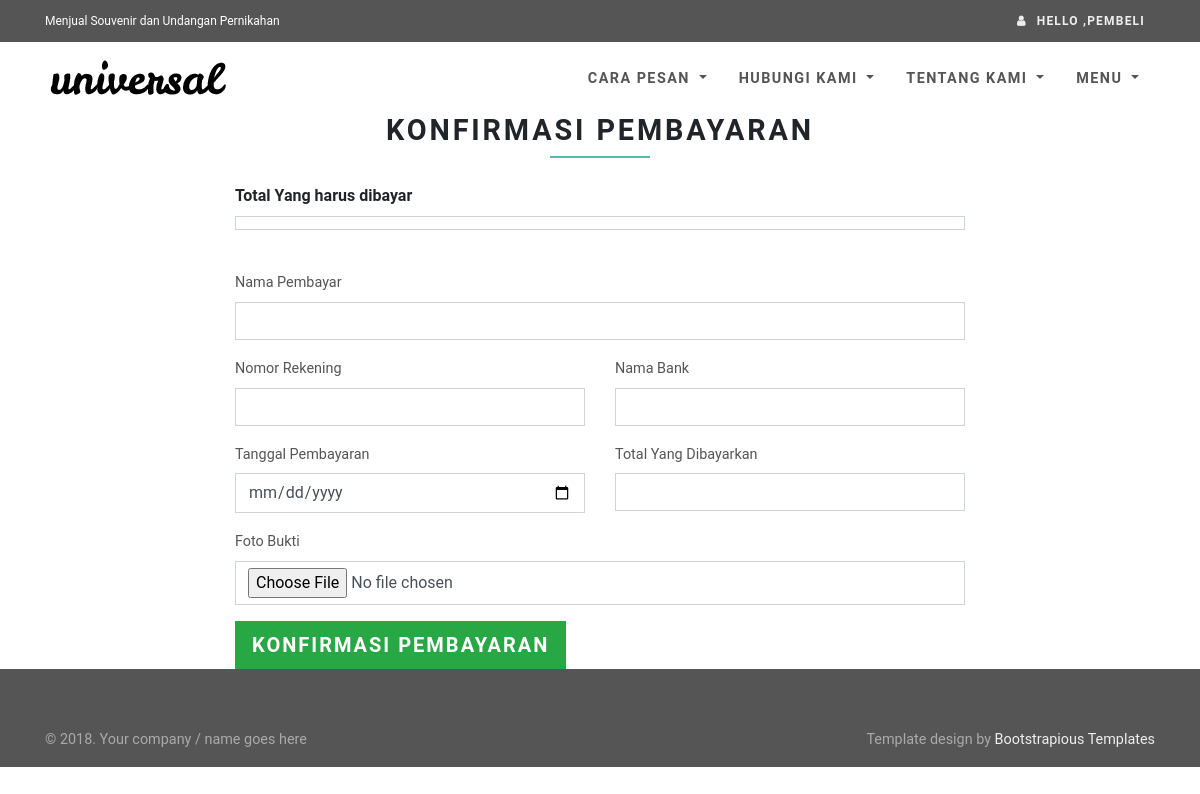
The page /konfirmasi-pembayaran.php (signed in) on the database as committed earlier.
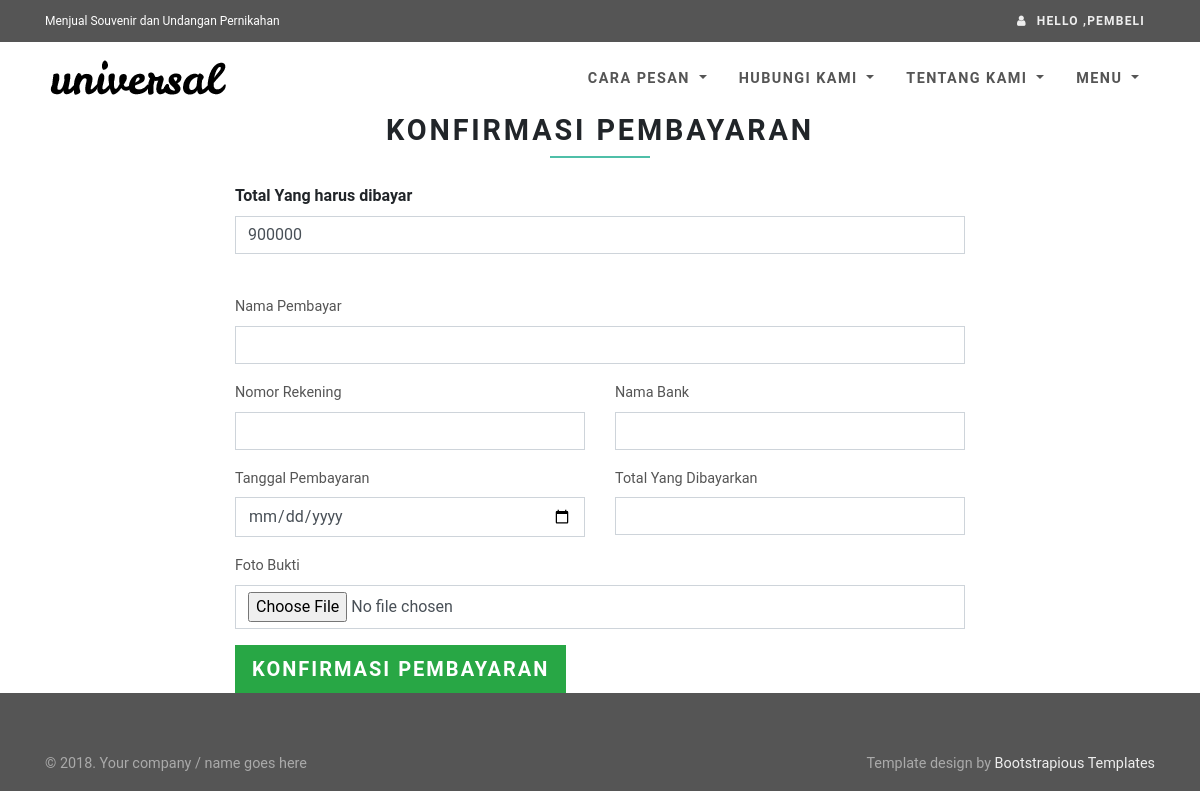
The same page on the database as committed later.
### tables this page shows
CREATE TABLE `tbl_pemesanan` (
  `id_pemesanan` varchar(100) NOT NULL,
  `nama_pemesan` varchar(200) NOT NULL,
  `alamat_pemesan` varchar(255) NOT NULL,
  `no_telp` varchar(14) NOT NULL,
  `id_user` int(11) NOT NULL,
  `total_harga` int(11) NOT NULL,
  `jumlah_pesan` int(11) NOT NULL,
  `id_produk` int(11) NOT NULL,
  `tgl_pesan` timestamp NOT NULL DEFAULT CURRENT_TIMESTAMP ON UPDATE CURRENT_TIMESTAMP,
  PRIMARY KEY (`id_pemesanan`)
);

### db.php (called while the page is built, shortened)
<?php
class Sparrow {
    protected $where;
    protected $sql;
    protected $db;
    protected $db_type;
    protected $stats;
    public $is_cached = false;
    public $stats_enabled = false;
    public $key_prefix = '';
    public function build($sql, $input) {
        return (strlen($input) > 0) ? ($sql.' '.$input) : $sql;
    }
    public function parseConnection($connection) {
        $url = parse_url($connection);
        $cfg = array();
        $cfg['type'] = isset($url['scheme']) ? $url['scheme'] : $url['path'];
        $cfg['hostname'] = isset($url['host']) ? $url['host'] : null;
        $cfg['database'] = isset($url['path']) ? substr($url['path'],1) : null;
        $cfg['username'] = isset($url['user']) ? $url['user'] : null;
        $cfg['password'] = isset($url['pass']) ? $url['pass'] : null;
        $cfg['port'] = isset($url['port']) ? $url['port'] : null;
        return $cfg;
    }
    public function reset() {
        $this->where = '';
        $this->joins = '';
        $this->order = '';
        $this->groups = '';
        $this->having = '';
        $this->distinct = '';
        $this->limit = '';
        $this->offset = '';
        $this->sql = '';
    }
    protected function parseCondition($field, $value = null, $join = '', $escape = true) {
        if (is_string($field)) {
            if ($value === null) return $join.' '.trim($field);
            return $join.' '.str_replace('|', '', $field).$condition.$value;
        }
    }
    public function from($table, $reset = true) {
        $this->table = $table;
        return $this;
    }
    public function where($field, $value = null) {
        $join = (empty($this->where)) ? 'WHERE' : '';
        $this->where .= $this->parseCondition($field, $value, $join);
        return $this;
    }
    public function limit($limit, $offset = null) {
        return $this;
    }
    public function select($fields = '*', $limit = null, $offset = null) {
        $fields = (is_array($fields)) ? implode(',', $fields) : $fields;
        return $this;
    }
    public function sql($sql = null) {
        if ($sql !== null) {
            $this->sql = trim(
                (is_array($sql)) ?
                    array_reduce($sql, array($this, 'build')) :
                    $sql
            );
            return $this;
        }
        return $this->sql;
    }
    public function setDb($db) {
        $this->db = null;
        if (is_string($db)) {
            $this->setDb($this->parseConnection($db));
        }
        else if (is_array($db)) {
            switch ($db['type']) {
                case 'mysqli':
                    $this->db = new mysqli(
                        $db['hostname'],
                        $db['username'],
                        $db['password'],
                        $db['database']
                    );
                    break;
            }
            $this->db_type = $db['type'];
        }
    }
    public function execute($key = null, $expire = 0) {
        $result = null;
        $this->is_cached = false;
        if (!empty($this->sql)) {
            $error = null;
            switch ($this->db_type) {
                case 'mysqli':
                    $result = $this->db->query($this->sql);
                    break;
            }
        }
        return $result;
    }
    public function many($key = null, $expire = 0) {
        $data = array();
        $result = $this->execute($key, $expire);
        if ($this->is_cached) {
            $data = $result;
            if ($this->stats_enabled) {
                $this->stats['cached'][$this->key_prefix.$key] = $this->sql;
            }
        }
        else {
            switch ($this->db_type) {
                case 'mysqli':
                    if (function_exists('mysqli_fetch_all')) {
                        $data = $result->fetch_all(MYSQLI_ASSOC);
                    }
                    else {
                        while ($row = $result->fetch_assoc()) {
                            $data[] = $row;
                        }
                    }
                    break;
            }
        }
        return $data;
    }
    public function one($key = null, $expire = 0) {
        $data = $this->many($key, $expire);
        $row = (!empty($data)) ? $data[0] : array();
        return $row;
    }
}

### konfirmasi-pembayaran.php (the view, shortened to what the changed rows need)
<?php
require "koneksi.php";
if($_SERVER['REQUEST_METHOD'] == 'POST'){
	parse_str($_SERVER['QUERY_STRING'], $qt);
	$data = $_POST;
	$data['foto_bukti'] = $_FILES['foto_bukti']['name'];
	$path = "konfirmasi/";
	$path = $path.basename($_FILES['foto_bukti']['name']);
	move_uploaded_file($_FILES['foto_bukti']['tmp_name'], $path);
	if(isset($qt['ulang'])){
		$data['status_pembayaran'] = 'Diproses';
		$msg->success('Konfirmasi ulang berhasil dilakukan.');
		$db->from('tbl_pembayaran')->where('id_pemesanan',$qt['id_pemesanan'])->update($data)->execute();
	}else {
		$msg->success('Konfirmasi pembayaran berhasil dilakukan');
		$db->from('tbl_pembayaran')->insert($data)->execute();
	}
	header('Location: daftar-transaksi.php');
}else{
include "template/head.php";
?>
<body>
<div id="all">
<?php
$detail = $db->from('tbl_pemesanan')->where('id_pemesanan',$_GET['id_pemesanan'])->select()->one();
include "template/header.php";
include "template/components.php";
?>
<div id="content">
<div class="container">
<div class="row">
<div class="col-md-8 mx-auto">
<form enctype="multipart/form-data" method="POST" action="">
<div class="heading text-center">
  <h2>Konfirmasi Pembayaran</h2>
</div>
<label for="tgl_pembayaran"><b>Total Yang harus dibayar</b></label>
<p class="form-control"><?php echo $detail['total_harga']; ?></p>
<br/>
<button class="btn btn-lg btn-success" type="submit">Konfirmasi Pembayaran</button>
</form>
</div>
</div>
</div>
<?php
include "template/footer.php";
}
?>

Rows that differ between the two databases and show on the page:
added tbl_pemesanan: total_harga "900000"
